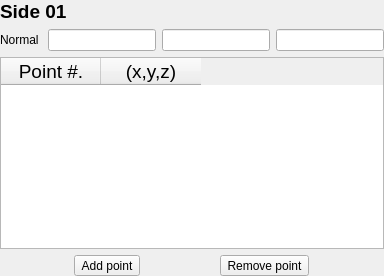
             <widget class="QWidget" name="Pg3_BA_Side01">
              <layout class="QVBoxLayout" name="verticalLayout_14">
               <property name="leftMargin">
                <number>0</number>
               </property>
               <property name="topMargin">
                <number>0</number>
               </property>
               <property name="rightMargin">
                <number>0</number>
               </property>
               <property name="bottomMargin">
                <number>0</number>
               </property>
               <item>
                <widget class="QLabel" name="Lbl_BA_S01H2">
                 <property name="font">
                  <font>
                   <pointsize>14</pointsize>
                   <weight>75</weight>
                   <bold>true</bold>
                  </font>
                 </property>
                 <property name="text">
                  <string>&lt;html&gt;&lt;head/&gt;&lt;body&gt;&lt;p&gt;Side 01&lt;/p&gt;&lt;/body&gt;&lt;/html&gt;</string>
                 </property>
                </widget>
               </item>
               <item>
                <layout class="QHBoxLayout" name="HLY_BA_S01Normal">
                 <item>
                  <widget class="QLabel" name="Lbl_BA_S01Normal">
                   <property name="text">
                    <string>Normal </string>
                   </property>
                  </widget>
                 </item>
                 <item>
                  <widget class="QLineEdit" name="Led_BA_S01Nx"/>
                 </item>
                 <item>
                  <widget class="QLineEdit" name="Led_BA_S01Ny"/>
                 </item>
                 <item>
                  <widget class="QLineEdit" name="Led_BA_S01Nz"/>
                 </item>
                </layout>
               </item>
               <item>
                <widget class="QTableWidget" name="Tbl_BA_S01IntePt">
                 <property name="font">
                  <font>
                   <pointsize>14</pointsize>
                  </font>
                 </property>
                 <column>
                  <property name="text">
                   <string>Point #.</string>
                  </property>
                 </column>
                 <column>
                  <property name="text">
                   <string>(x,y,z)</string>
                  </property>
                 </column>
                </widget>
               </item>
               <item>
                <layout class="QHBoxLayout" name="HLY_BA_S01AddPt">
                 <item>
                  <widget class="QToolButton" name="Btn_BA_S01AddPt">
                   <property name="text">
                    <string>Add point</string>
                   </property>
                  </widget>
                 </item>
                 <item>
                  <widget class="QToolButton" name="Btn_BA_S01RemPt">
                   <property name="text">
                    <string>Remove point</string>
                   </property>
                  </widget>
                 </item>
                </layout>
               </item>
              </layout>
             </widget>
